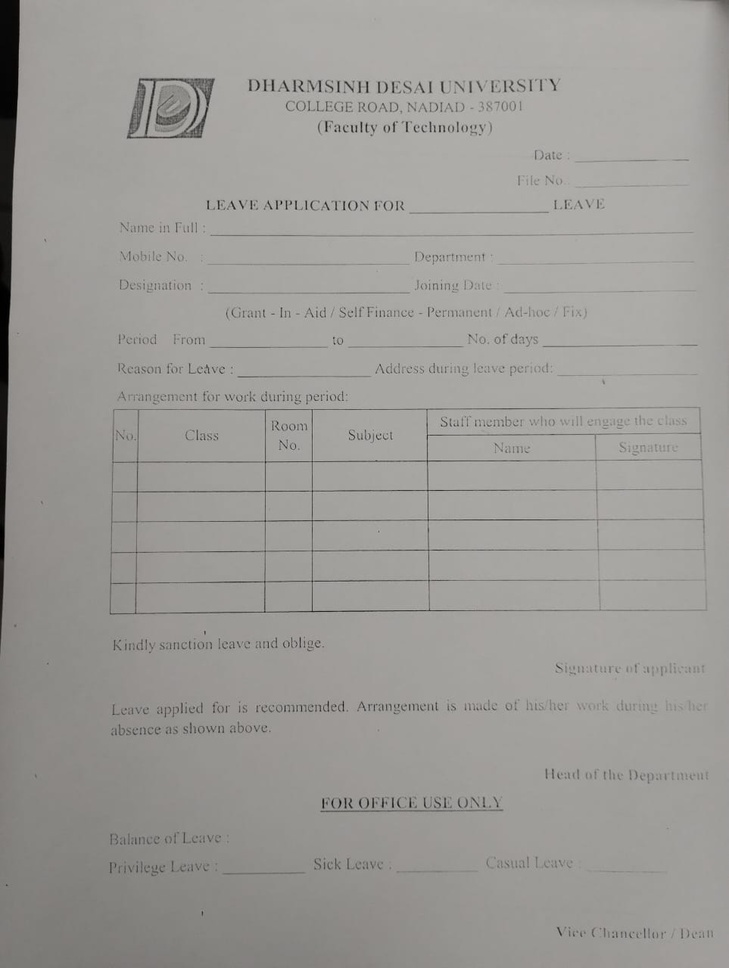
#> input picture empty.jpeg, 729 x 968 px, shrunk from 963 x 1280 before the run
$ python -i checkbox_group_utils.py   (imports and definitions only)
#> lines starting #> are read from the running program, lines starting #| are printed output that depends on the picture; after the words box and inside, x2 and y2 are one past the last pixel; in counts of white or black regions, pixels touching at a corner belong together
### util/image_utils.py
import cv2
import numpy as np

# [7 lines left out: function _load_image, not called in this run]


def _load_gray(image_or_path):
    img = _load_image(image_or_path)
    return _as_gray(img)


def _as_gray(img):
    """Coerce any image to a single-channel 8-bit array.

    `adaptiveThreshold` and friends assert `CV_8UC1`, so a colour (BGR) or
    float input raises `(-215) Assertion failed (src.type() == CV_8UC1)`.
    Normalising here keeps that failure from ever reaching a caller.
    """
    if img is None:
        return img
    # Cast before cvtColor: OpenCV's colour conversion only accepts uint8 /
    # uint16, so a float64 frame would fail the (different) CV_8UC1 assert.
    if img.dtype != np.uint8:
        img = np.clip(img, 0, 255).astype(np.uint8)
    if img.ndim == 3:
        # 4-channel BGRA: drop alpha rather than letting cvtColor fail.
        code = (
            cv2.COLOR_BGRA2GRAY
            if img.shape[2] == 4
            else cv2.COLOR_BGR2GRAY
        )
        img = cv2.cvtColor(img, code)
    elif img.ndim > 3:
        img = img.reshape(img.shape[-3], img.shape[-1])
    return img

# [94 lines left out: functions _rotate_image, _estimate_skew, not called in this run]


def _threshold_gray(gray):
    return cv2.adaptiveThreshold(
        _as_gray(gray),
        255,
        cv2.ADAPTIVE_THRESH_GAUSSIAN_C,
        cv2.THRESH_BINARY_INV,
        31,
        5,
    )
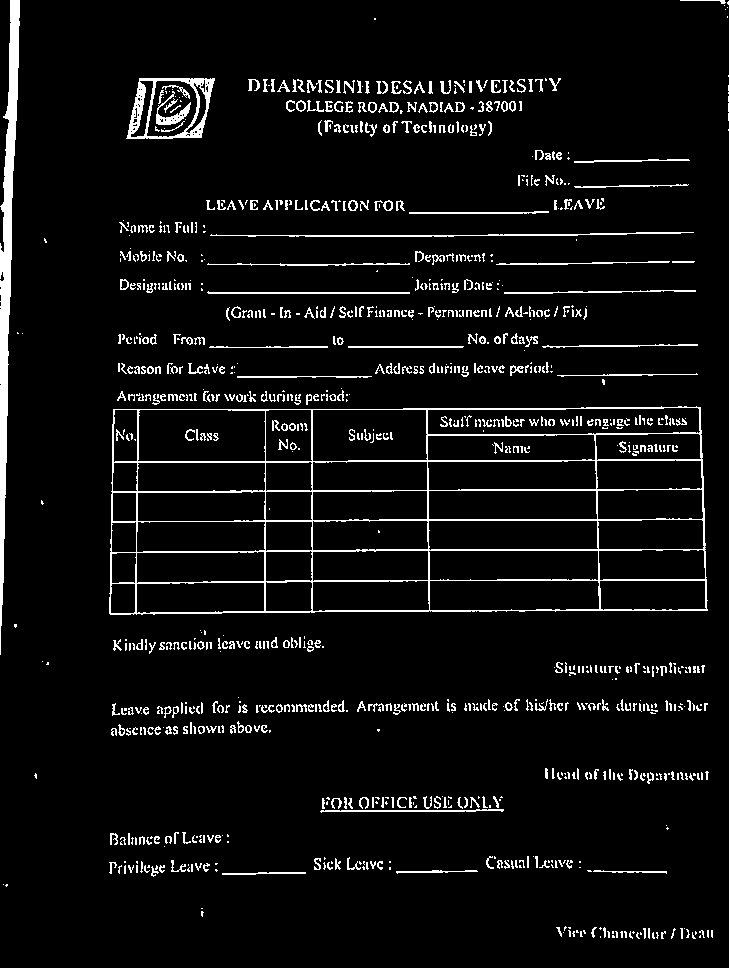
#> returned value: shape (968, 729); 5.8% white in thin lines or dots

### util/checkbox_utils.py
"""
OCR-anchored checkbox / selection-mark detection.

Low-level pixel detectors alone are unreliable on real scanned forms: printed
box outlines are thin and fragmented, handwritten X/check marks look like text
glyphs, and boxes sit right at the edge of their label.  We therefore anchor
detection to the OCR output, which is reliable, and sample the expected
checkbox column immediately left of each option row.

Detection is deliberately conservative: a candidate is only kept when the
sampled window shows a real box ring or an unambiguous X/check mark.  Plain
space, single stray glyphs and ordinary text are rejected, so we do not spam
the downstream structure resolver with hundreds of bogus checkboxes.  On
degraded scans this will under-detect (never over-detect), which is the safer
direction: the semantic/LLM layer can still reason about option lists.
"""

import re
import cv2
import numpy as np

from util.image_utils import _load_gray, _threshold_gray


_MARK_LEAD = re.compile(r'^[Xx✓✔✗✘■▪□☐☑☒_•·\-\u2013\u2014]\s*', re.UNICODE)


def _classify_window(bin_img, x1, y1, x2, y2):
    """Return (edge_dark, inner_dark) for the window, or None if too small."""
    h, w = bin_img.shape
    x1, y1 = max(0, x1), max(0, y1)
    x2, y2 = min(w, x2), min(h, y2)
    if x2 - x1 < 4 or y2 - y1 < 4:
        return None
    win = bin_img[y1:y2, x1:x2]
    inner = win[1:-1, 1:-1]
    if win.shape[0] >= 2 and win.shape[1] >= 2:
        edge = np.concatenate([win[0, :], win[-1, :], win[:, 0], win[:, -1]])
    else:
        edge = win
    edge_dark = float(np.mean(edge > 0))
    inner_dark = float(np.mean(inner > 0)) if inner.size else 0.0
    return edge_dark, inner_dark


# [260 lines left out: functions _mark_kind, _looks_like_box_window, _neighbor_text_overlap, detect_checkboxes_visual, strip_leading_option_mark, _looks_like_mark_context and 3 more, not called in this run]

### util/checkbox_group_utils.py
"""
Geometric checkbox-GROUP detection (template registration / Pass 1).

The OCR-anchored detector (`detect_checkboxes_visual`) finds individual
selection boxes for the semantic layer, but it never groups the options of a
single question (Male / Female ; Salaried / Self-Employed...).  This module
groups them into first-class `checkbox_group` template fields so extraction
can return the actual list of checked option texts instead of N booleans.

Architecture (adaptive geometry + OCR text, deliberately NOT fixed-pixel):

   Stage 1 - box candidates.  Two morphological passes over the binary image
   (closed external contours, plus CCOMP interior holes for rings that touch
   gridlines/underlines).  Every candidate is gated with a set of rules
   anchored to the PAGE'S OWN TEXT HEIGHT instead of absolute pixels, so the
   same detector handles a 12px museum-form box and a 67px trade-form box:

       * text-height scale: box side in [0.7x, 2.2x] the median text height,
       * squareness: aspect ratio in [0.8, 1.2] (text entry boxes are far
         wider than tall and are rejected by this alone),
       * rim classifier: a genuine selection box is a dark closed frame with a
         comparatively empty centre (`_ring_density` + `_classify_window`),
       * inner-text veto: a box that contains printed words is a table cell /
         boxed label, not a selection box,
       * grid rejection: a box sharing >= 2 edges with long ruling lines
         (morphological open, length >= 3 x max box side) is part of a ruled
         grid.  A lone checkbox merely sitting on an underline shares one edge
         and is kept.

   Stage 2 - option binding: from each checkbox project a horizontal ray left
   and right and bind the nearest OCR element whose vertical center sits on
   the checkbox's Y-baseline (tolerance from text height, reach capped at
   3 x box width).  Prefers right-side text (the option label), falls back
   left.  Leading selection marks are stripped from the bound label.

   Stage 3 - clustering: a strict "same printed line" band gates the
   page-relative horizontal reach (0.3 x page width), so a row of long-labelled
   options ("Disability ... includes: Loss of limbs / Blindness") never fuses
   into the question BELOW it.  Stacked option lines (Male / Female, a 2x2
   grid) merge through a relaxed x-overlap band, except two stacked boxes that
   carry the SAME bound label - repeated "Yes" under distinct sub-questions are
   separate questions, never one group's options.

The parent label is NOT chosen here: `build_template_fields` runs the shared
`_label_for_region` against each macro-box, the same rule that labels every
other template field (searches Left then Up).

Group schema (pixel space of the processed image):

    {
        "id": "cbg_000",
        "bbox": [x1, y1, x2, y2],          # macro-box
        "options": [
            {"text": str, "bbox": [x1,y1,x2,y2]},   # the checkbox bbox
        ],
    }
"""

import cv2
import numpy as np

from util.image_utils import _load_gray, _threshold_gray
from util.checkbox_utils import (
    _classify_window,
    strip_leading_option_mark,
)
from util.geometry_utils import _intersection_over_area

# Box glyphs an OCR engine reports as the first character of an option label
# when a form prints its selection box as a character rather than as drawn ink.
_BOX_GLYPHS = ("☐", "☑", "☒", "□", "▢", "◻", "❑", "❒")


def _leads_with_box_glyph(text):
    return bool(text) and text[0] in _BOX_GLYPHS


# [6 lines left out: function _inside_any, not called in this run]
from util.line_utils import detect_line_segments, merge_collinear_horizontal


def _ring_density(bin_img, x1, y1, x2, y2, band_frac=0.16):
    """Outer-band vs central ink density for a candidate box window.

    `_classify_window` samples a 1-px rim, which is fine for large boxes but
    the rim of a small printed box (e.g. 12x12) occupies most of the window and
    shows up as "interior ink", so a fixed 1-px inner test rejects it.  Here the
    band thickness scales with the box so the test means the same thing for any
    box size: a box is a rim-only shape (dark frame, empty middle).
    """
    h, w = bin_img.shape
    x1, y1 = max(0, x1), max(0, y1)
    x2, y2 = min(w, x2), min(h, y2)
    win = bin_img[y1:y2, x1:x2]
    hh, ww = win.shape[:2]
    if hh < 4 or ww < 4:
        return None
    band = max(1, int(round(min(hh, ww) * band_frac)))
    outer = np.zeros_like(win, dtype=bool)
    outer[:band, :] = True
    outer[-band:, :] = True
    outer[:, :band] = True
    outer[:, -band:] = True
    center = np.zeros_like(win, dtype=bool)
    center[band:-band, band:-band] = True
    outer_dark = float(np.mean(win[outer] > 0))
    center_dark = float(np.mean(win[center] > 0)) if center.any() else 0.0
    return outer_dark, center_dark


# [30 lines left out: function _ring_side_darkness, not called in this run]


# ---------------------------------------------------------------------------
# Stage 1 - adaptive checkbox contours
# ---------------------------------------------------------------------------

def _checkbox_scale(median_text_h):
    """Expected selection-box side range (min, max) anchored to text height.

    A real drawn box is roughly one text line tall.  Anchoring the accepted
    size to the page's OWN median text height (0.7x..2.2x) replaces the older
    fixed-pixel `MIN_REAL_SCALE` (which killed small-box forms such as the
    12px museum form while doing nothing for large-type forms) without
    admitting printed letter glyphs: those are ~0.3x-0.5x text height.
    """
    mh = float(median_text_h or 20.0)
    if mh < 4.0:
        mh = 20.0
    low = max(10.0, round(0.7 * mh))
    high = max(round(2.2 * mh), low + 2)
    return low, high


def _grid_line_masks(bin_img, min_len):
    """Long-ruling masks for the grid-rejection gate.

    MORPH_OPEN with a kernel of `min_len` keeps only dark runs at least that
    long.  It answers "is this box edge shared with a grid line longer than
    3 x box side?" - the line must be a real ruling, never the checkbox's own
    tiny ring (a ring is far shorter than the kernel).
    """
    hh, ww = bin_img.shape[:2]
    h_len = max(int(min_len), 12)
    v_len = max(int(min_len), 12)
    h_kernel = cv2.getStructuringElement(cv2.MORPH_RECT, (min(h_len, ww), 1))
    v_kernel = cv2.getStructuringElement(cv2.MORPH_RECT, (1, min(v_len, hh)))
    hmask = cv2.morphologyEx(bin_img, cv2.MORPH_OPEN, h_kernel)
    vmask = cv2.morphologyEx(bin_img, cv2.MORPH_OPEN, v_kernel)
    return hmask, vmask


def _edge_line_fraction(mask, bbox, edge):
    """Dark fraction along one box edge (sampling the 2 boundary rows/cols to
    absorb sub-pixel placement of the box vs the ruling)."""
    x1, y1, x2, y2 = [int(v) for v in bbox]
    h, w = mask.shape[:2]
    xa, xb = max(x1, 0), min(x2, w)
    ya, yb = max(y1, 0), min(y2, h)
    if xb <= xa or yb <= ya:
        return 0.0
    fracs = []
    if edge == "top":
        for yy in (y1, y1 + 1):
            if ya <= yy < yb:
                fracs.append(float(np.mean(mask[yy, xa:xb] > 0)))
    elif edge == "bottom":
        for yy in (y2 - 1, y2):
            if ya <= yy < yb:
                fracs.append(float(np.mean(mask[yy, xa:xb] > 0)))
    elif edge == "left":
        for xx in (x1, x1 + 1):
            if xa <= xx < xb:
                fracs.append(float(np.mean(mask[ya:yb, xx] > 0)))
    elif edge == "right":
        for xx in (x2 - 1, x2):
            if xa <= xx < xb:
                fracs.append(float(np.mean(mask[ya:yb, xx] > 0)))
    return max(fracs) if fracs else 0.0


def _is_grid_cell(box, hmask, vmask):
    """Grid rejection: a box sharing >= 3 edges with long ruling lines is a
    table cell enclosed by a grid, not a selection box.

    A 2-edge rule is too aggressive - real forms print option boxes inside
    bordered option rows (top + bottom rulings around each label row), so a
    genuine checkbox in that layout shares exactly two edges.  Squareness +
    the size anchor (<= 2.2x text height) already discard rectangular table
    cells; this gate only kills the rare fully-enclosed square cell that slips
    past every other veto."""
    edges = sum(
        _edge_line_fraction(hmask, box, e) >= 0.4 for e in ("top", "bottom")
    )
    edges += sum(
        _edge_line_fraction(vmask, box, e) >= 0.4 for e in ("left", "right")
    )
    return edges >= 3


def _has_inner_word(box, elements):
    """Inner-text veto: an OCR text whose bbox is entirely inside the box means
    the box is a table cell / boxed label, not a selection box.  Single glyphs
    that could be a handwritten mark (X, tick) are not treated as words."""
    x1, y1, x2, y2 = [float(v) for v in box]
    for el in elements or []:
        eb = el.get("bbox")
        if not eb or len(eb) != 4:
            continue
        if len(str(el.get("text") or "").strip()) < 3:
            continue
        if eb[0] >= x1 and eb[1] >= y1 and eb[2] <= x2 and eb[3] <= y2:
            return True
    return False


def _is_selection_box(bin_img, x, y, w, h):
    """Rim/centre classifier + centre-fill state gate for a candidate window.

    A valid selection box is a closed dark frame with a comparatively empty
    middle: 1-px perimeter almost fully dark (`_classify_window` edge_dark),
    the scaled band (`_ring_density`) dark on the rim and light in the centre.
    The centre-fill test is intentionally strict: a genuine empty ring's centre
    is nearly blank on a blank form, while printed glyphs / solid graphics
    whose counter mimics a ring still fill ~25% of the middle (the density of
    printed text).  Requiring `center_dark < 0.20` (measured on real blank-form
    rings: ~0.00, on the header-glyph counter that slipped through: 0.25)
    rejects boxed text and graphic counters while keeping every thin ring.

    The 1-px rim test only fires for a window that hugs the ring exactly.  A
    window derived from a hole contour also hugs it (the hole contour traces the
    ring's inner edge), which is why the hole pass tries the un-padded bbox
    first; a window padded by a guessed rim thickness lands in blank margin on
    every side, where neither this rim test nor the scaled side-bands can
    recover the ring.
    Returns True/False.
    """
    r = _ring_density(bin_img, x, y, x + w, y + h)
    if r is None:
        return False
    outer_dark, center_dark = r
    rc = _classify_window(bin_img, x, y, x + w, y + h)
    if rc is None:
        return False
    edge_dark, _ = rc
    if not (center_dark < 0.20 and center_dark <= 0.6 * outer_dark):
        return False
    if edge_dark >= 0.65:
        return True
    bands = _ring_side_darkness(bin_img, x, y, x + w, y + h)
    if bands is None:
        return False
    if min(bands[:4]) >= 0.25:
        return True
    # A ROUND selection mark (radio button, or a hand-drawn/printed circle) has
    # no straight sides, so the 1-px rim test above scores near zero: the rim
    # only crosses the window border near the four axis points instead of
    # running along its edges.  `edge_dark` for such a shape lands around 0.18
    # and it is rejected as "not a frame", even though it is exactly as valid a
    # selection mark as a square.
    #
    # A circle is distinguished from a straight-edged frame by its CORNERS: on a
    # square all four corners are dark; on a circle they are blank.  Measure the
    # corners of the scaled band window and accept when they are light while
    # every side band stays dark, i.e. the ink runs edge-to-edge through the
    # middle of each side but stops short at the corners.
    return _is_round_ring(bin_img, x, y, w, h, bands)


# [64 lines left out: function _is_round_ring, not called in this run]


def _checkbox_candidates(
    gray,
    elements=None,
    median_text_h=None,
    exclude_bboxes=None,
):
    """Detect small square selection boxes from pixel geometry.

    Two complementary passes (union, deduped on proximity):

      1. contour pass - morphological close + RETR_EXTERNAL, then gate with a
         text-height-anchored size/aspect range plus the rim/centre, inner-text
         and grid-rejection classifiers;
      2. hole pass    - RETR_CCOMP ring+hole pairs.  A selection box rim that
         TOUCHES surrounding gridlines merges with the grid into one giant
         connected contour after the close, so the external pass cannot isolate
         it.  The interior HOLE of such a ring is still a distinct contour, so
         rings touching gridlines survive here.

    Both passes keep only windows whose side fits the page's text-height scale,
    whose aspect is square-ish, and whose frame/centre genuinely looks like a
    selection box.  Returns a list of
    {"bbox", "width", "height", "center"} candidates with center outside every
    exclusion bbox.

      3. glyph pass    - some forms print the box as a CHARACTER ("U+2610
    BALLOT BOX", "U+2611", "U+2612", "U+25A1") that the OCR engine reads as
    part of the option's own text ("<box> Male").  There is no drawn square in
    the pixels for the contour passes to find, so those options are invisible
    to pure geometry.  Here each glyph-led element yields a candidate sized
    from the text's own height and positioned where the glyph sits.
    """
    bin_img = _threshold_gray(gray)
    low, high = _checkbox_scale(median_text_h)

    kernel = cv2.getStructuringElement(cv2.MORPH_ELLIPSE, (3, 3))
    closed = cv2.morphologyEx(bin_img, cv2.MORPH_CLOSE, kernel, iterations=1)
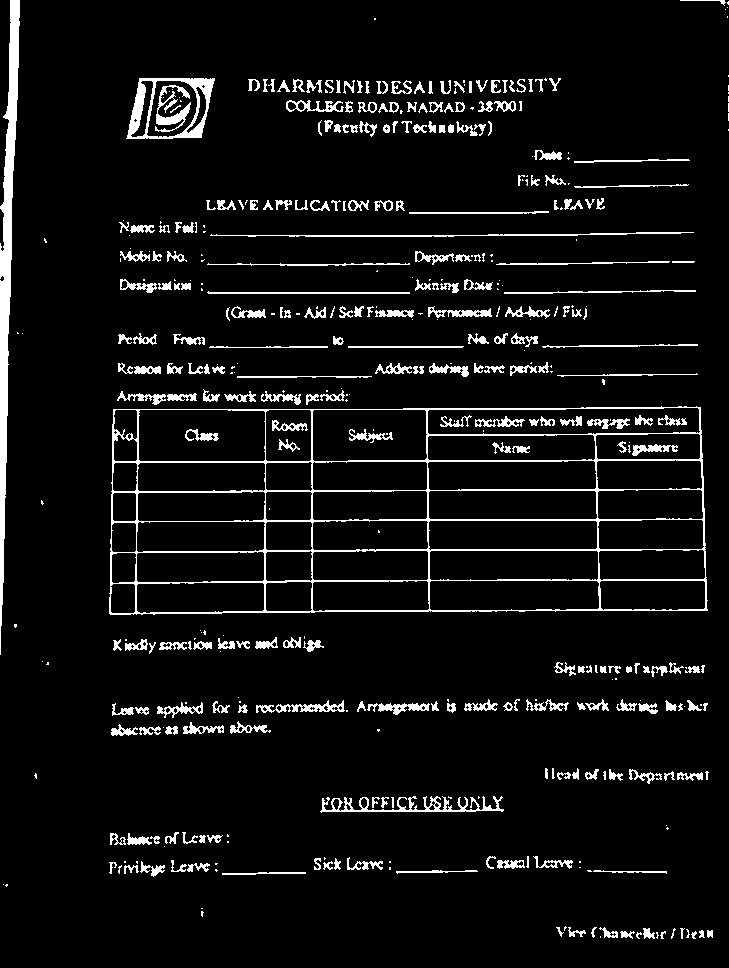
#> closed: shape (968, 729); 6.5% white; 434 white regions (159 under 20 px), largest, box (x1, y1, x2, y2) and area: (109, 406, 708, 615) 10522, (0, 0, 20, 655) 4935, (126, 78, 215, 139) 1702
    # A page frame / dark scan border can become one giant connected component
    # that encloses the entire page.  With RETR_EXTERNAL that frame is then the
    # only external contour and every interior selection box is returned as a
    # hole (i.e. hidden).  Sever the outermost few pixels so a frame can no
    # longer enclose the page; selection boxes never sit that close to the edge.
    h, w = closed.shape[:2]
    m = max(2, int(round(min(h, w) * 0.006)))
#> (the rest of the program and of its run is left out)
